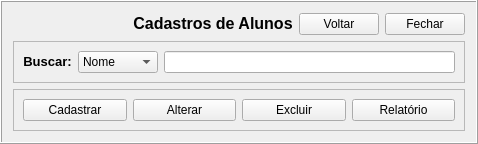
         <widget class="QFrame" name="frmBuscaAluno">
          <property name="frameShape">
           <enum>QFrame::Box</enum>
          </property>
          <property name="frameShadow">
           <enum>QFrame::Raised</enum>
          </property>
          <layout class="QVBoxLayout" name="verticalLayout_11">
           <item>
            <layout class="QHBoxLayout" name="horizontalLayout_13">
             <item>
              <spacer name="horizontalSpacer_5">
               <property name="orientation">
                <enum>Qt::Horizontal</enum>
               </property>
               <property name="sizeType">
                <enum>QSizePolicy::Fixed</enum>
               </property>
               <property name="sizeHint" stdset="0">
                <size>
                 <width>40</width>
                 <height>20</height>
                </size>
               </property>
              </spacer>
             </item>
             <item>
              <spacer name="horizontalSpacer_6">
               <property name="orientation">
                <enum>Qt::Horizontal</enum>
               </property>
               <property name="sizeType">
                <enum>QSizePolicy::Fixed</enum>
               </property>
               <property name="sizeHint" stdset="0">
                <size>
                 <width>40</width>
                 <height>20</height>
                </size>
               </property>
              </spacer>
             </item>
             <item>
              <spacer name="horizontalSpacer_7">
               <property name="orientation">
                <enum>Qt::Horizontal</enum>
               </property>
               <property name="sizeType">
                <enum>QSizePolicy::Fixed</enum>
               </property>
               <property name="sizeHint" stdset="0">
                <size>
                 <width>40</width>
                 <height>20</height>
                </size>
               </property>
              </spacer>
             </item>
             <item>
              <widget class="QLabel" name="lbl_cadAluno">
               <property name="text">
                <string>&lt;html&gt;&lt;head/&gt;&lt;body&gt;&lt;p align=&quot;center&quot;&gt;&lt;span style=&quot; font-size:12pt; font-weight:600;&quot;&gt;Cadastros de Alunos&lt;/span&gt;&lt;/p&gt;&lt;/body&gt;&lt;/html&gt;</string>
               </property>
              </widget>
             </item>
             <item>
              <widget class="QPushButton" name="btn_BackListAluno">
               <property name="sizePolicy">
                <sizepolicy hsizetype="Fixed" vsizetype="Fixed">
                 <horstretch>0</horstretch>
                 <verstretch>0</verstretch>
                </sizepolicy>
               </property>
               <property name="text">
                <string>Voltar</string>
               </property>
              </widget>
             </item>
             <item>
              <widget class="QPushButton" name="btn_ExitCadAluno">
               <property name="sizePolicy">
                <sizepolicy hsizetype="Fixed" vsizetype="Fixed">
                 <horstretch>0</horstretch>
                 <verstretch>0</verstretch>
                </sizepolicy>
               </property>
               <property name="text">
                <string>Fechar</string>
               </property>
               <property name="icon">
                <iconset>
                 <normaloff>Images/icons/icons8-excluir.svg</normaloff>Images/icons/icons8-excluir.svg</iconset>
               </property>
               <property name="checkable">
                <bool>false</bool>
               </property>
               <property name="autoRepeat">
                <bool>false</bool>
               </property>
               <property name="autoExclusive">
                <bool>false</bool>
               </property>
              </widget>
             </item>
            </layout>
           </item>
           <item>
            <widget class="QFrame" name="BuscaAluno">
             <property name="frameShape">
              <enum>QFrame::StyledPanel</enum>
             </property>
             <property name="frameShadow">
              <enum>QFrame::Raised</enum>
             </property>
             <layout class="QHBoxLayout" name="horizontalLayout_14">
              <item>
               <widget class="QLabel" name="lbl_BuscaaAluno">
                <property name="text">
                 <string>&lt;html&gt;&lt;head/&gt;&lt;body&gt;&lt;p align=&quot;center&quot;&gt;&lt;span style=&quot; font-size:10pt; font-weight:600;&quot;&gt;Buscar:&lt;/span&gt;&lt;/p&gt;&lt;/body&gt;&lt;/html&gt;</string>
                </property>
               </widget>
              </item>
              <item>
               <widget class="QComboBox" name="tpBusca_Aluno">
                <item>
                 <property name="text">
                  <string>Nome</string>
                 </property>
                </item>
                <item>
                 <property name="text">
                  <string>Matrícula</string>
                 </property>
                </item>
               </widget>
              </item>
              <item>
               <widget class="QLineEdit" name="Edit_BuscaAluno">
                <property name="sizePolicy">
                 <sizepolicy hsizetype="Expanding" vsizetype="Fixed">
                  <horstretch>0</horstretch>
                  <verstretch>0</verstretch>
                 </sizepolicy>
                </property>
               </widget>
              </item>
             </layout>
            </widget>
           </item>
           <item>
            <widget class="QFrame" name="fmBtn_Aluno">
             <property name="sizePolicy">
              <sizepolicy hsizetype="Preferred" vsizetype="Minimum">
               <horstretch>0</horstretch>
               <verstretch>0</verstretch>
              </sizepolicy>
             </property>
             <property name="frameShape">
              <enum>QFrame::StyledPanel</enum>
             </property>
             <property name="frameShadow">
              <enum>QFrame::Raised</enum>
             </property>
             <layout class="QHBoxLayout" name="horizontalLayout_15">
              <item>
               <widget class="QPushButton" name="btn_CadAluno">
                <property name="sizePolicy">
                 <sizepolicy hsizetype="Expanding" vsizetype="Fixed">
                  <horstretch>0</horstretch>
                  <verstretch>0</verstretch>
                 </sizepolicy>
                </property>
                <property name="text">
                 <string>Cadastrar</string>
                </property>
               </widget>
              </item>
              <item>
               <widget class="QPushButton" name="btn_AlterAluno">
                <property name="sizePolicy">
                 <sizepolicy hsizetype="Expanding" vsizetype="Fixed">
                  <horstretch>0</horstretch>
                  <verstretch>0</verstretch>
                 </sizepolicy>
                </property>
                <property name="text">
                 <string>Alterar</string>
                </property>
               </widget>
              </item>
              <item>
               <widget class="QPushButton" name="btn_ExclAluno">
                <property name="sizePolicy">
                 <sizepolicy hsizetype="Expanding" vsizetype="Fixed">
                  <horstretch>0</horstretch>
                  <verstretch>0</verstretch>
                 </sizepolicy>
                </property>
                <property name="text">
                 <string>Excluir</string>
                </property>
               </widget>
              </item>
              <item>
               <widget class="QPushButton" name="btn_RelatAluno">
                <property name="sizePolicy">
                 <sizepolicy hsizetype="Expanding" vsizetype="Fixed">
                  <horstretch>0</horstretch>
                  <verstretch>0</verstretch>
                 </sizepolicy>
                </property>
                <property name="text">
                 <string>Relatório</string>
                </property>
               </widget>
              </item>
             </layout>
            </widget>
           </item>
          </layout>
         </widget>
